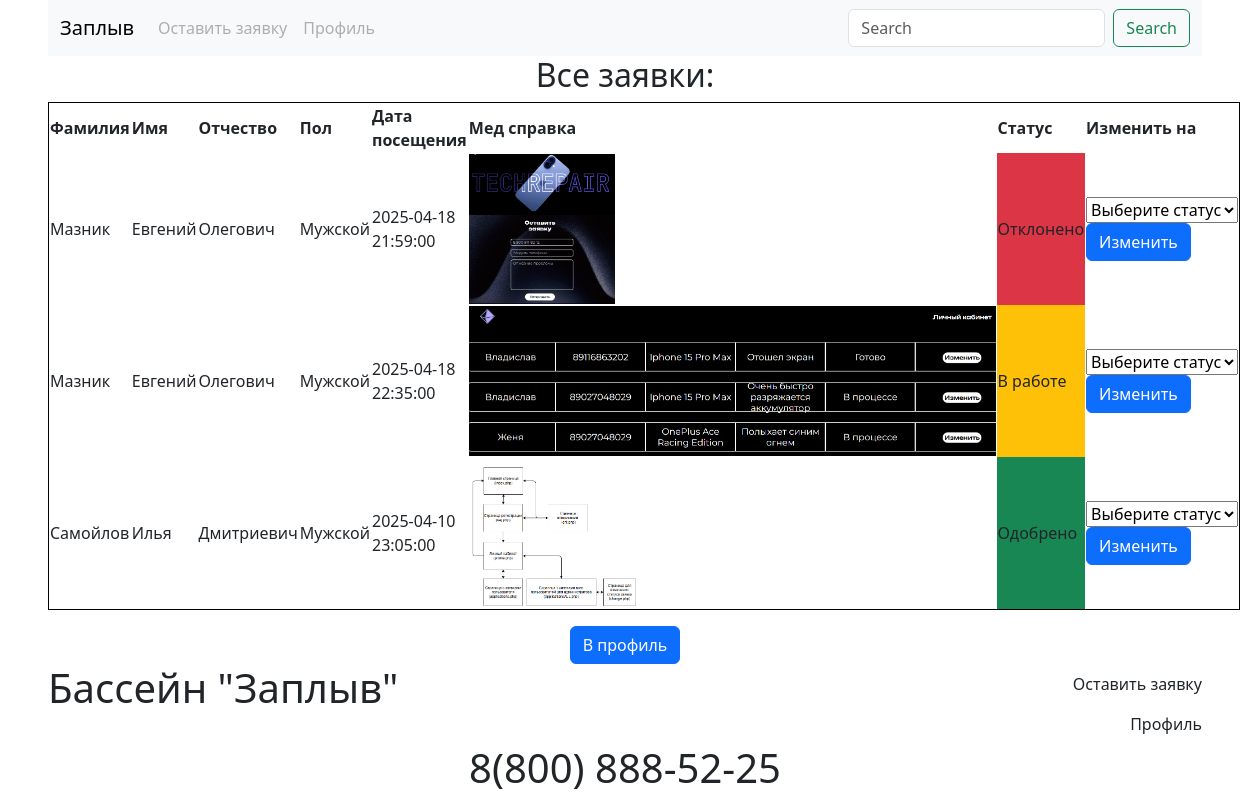
/all_applications.php, run on the app's committed database.
### tables this page shows
CREATE TABLE `applications` (
  `id` int NOT NULL,
  `user_id` int NOT NULL,
  `gender` enum('Мужской','Женский') NOT NULL,
  `date` datetime NOT NULL,
  `med_img` varchar(255) NOT NULL,
  `status_id` int NOT NULL
);

CREATE TABLE `users` (
  `id` int NOT NULL,
  `surname` varchar(100) NOT NULL,
  `name` varchar(100) NOT NULL,
  `patronymic` varchar(100) NOT NULL,
  `bdate` date NOT NULL,
  `phone` varchar(100) NOT NULL,
  `email` varchar(100) NOT NULL,
  `password` varchar(255) NOT NULL,
  `role` enum('user','admin') NOT NULL
);

CREATE TABLE `statuses` (
  `id` int NOT NULL,
  `name` varchar(50) NOT NULL
);

### all_applications.php (the view, shortened to what this page needs)
<!DOCTYPE html>
<html lang="en">
<head>
    <link href="https://cdn.jsdelivr.net/npm/bootstrap@5.3.5/dist/css/bootstrap.min.css" rel="stylesheet">
</head>
<body class="mx-5">
<nav class="navbar navbar-expand-lg bg-body-tertiary">
  <div class="container-fluid">
    <a class="navbar-brand" href="#">Заплыв</a>
    <div class="collapse navbar-collapse" id="navbarSupportedContent">
      <ul class="navbar-nav me-auto mb-2 mb-lg-0">
        <li class="nav-item">
          <a class="nav-link disabled" aria-disabled="true">Оставить заявку</a>
        </li>
        <li class="nav-item">
          <a class="nav-link disabled" aria-disabled="true">Профиль</a>
        </li>
      </ul>
      <form class="d-flex" role="search">
        <input class="form-control me-2" type="search" placeholder="Search" aria-label="Search">
        <button class="btn btn-outline-success" type="submit">Search</button>
      </form>
    </div>
  </div>
</nav>
<div class="d-flex flex-column align-items-center justify-content-center" style="min-height:75vh">
    <div class="w-100 text-center h2">Все заявки:</div>
    <div class="d-flex flex-column  w-100">
        <div>
            <?php
                include('conn.php');
                $sql="SELECT `users`.`surname`, `users`.`name`, `users`.`patronymic`,
                `statuses`.`name` AS `sname`,
                `applications`.`date`, `applications`.`gender`, `applications`.`med_img`, `applications`.`id` FROM `applications`
                INNER JOIN `users` ON `users`.`id` = `applications`.`user_id`
                INNER JOIN `statuses` ON `statuses`.`id` = `applications`.`status_id`";
                $result=$mysqli->query($sql);
                Echo <<< HERE
                    <table style="border:1px solid black" class="w-100">
                    <tr>
                        <th>Фамилия</th>
                        <th>Имя</th>
                        <th>Отчество</th>
                        <th>Пол</th>
                        <th>Дата посещения</th>
                        <th>Мед справка</th>
                        <th>Статус</th>
                        <th>Изменить на</th>
                    </tr>
                HERE;
                while($row=$result->fetch_assoc()){
                    Echo <<< HERE
                    <tr>
                        <td>{$row['surname']}</td>
                        <td>{$row['name']}</td>
                        <td>{$row['patronymic']}</td>
                        <td>{$row['gender']}</td>
                        <td>{$row['date']}</td>
                        <td><img src='assets/{$row['med_img']}' height="150px"></td>
                HERE;
                    if ($row['sname'] == "В работе"){
                        ECHO <<< HERE
                            <td class="bg-warning">
                                {$row['sname']}
                            </td>
                        HERE;
                    }
                    else if ($row['sname'] == "Одобрено"){
                        ECHO <<< HERE
                            <td class="bg-success">
                                {$row['sname']}
                            </td>
                        HERE;
                    }
                    else if ($row['sname'] == "Отклонено"){
                        ECHO <<< HERE
                            <td class="bg-danger">
                                {$row['sname']}
                            </td>
                        HERE;
                    }
                    else{
                        ECHO <<< HERE
                            <td>
                                {$row['sname']}
                            </td>
                        HERE;
                    }
                    echo <<< HERE
                        <td >
                            <form action="serverUP.php?id={$row['id']}" method="post">
                            <select name="status_id" id="">
                                <option selected disabled>Выберите статус</option>
                                <option value="1">Новое</option>
                                <option value="2">В работе</option>
                                <option value="3">Одобрено</option>
                                <option value="4">Отказано</option>
                            </select>
                            <button type="submit" class="btn btn-primary">Изменить</button>
                            </form>
                        </td>
                        </tr>
                    HERE;
            }
                Echo <<< HERE
                    </table>
                HERE;
            ?>
        </div>
    </div>
    <button class="btn btn-primary mt-3" onclick="document.location='profile.php'">В профиль</button>
</div>
    <footer>
    <div class="d-flex">
        <div class="w-50 text-start h1">
            Бассейн "Заплыв"
        </div>
        <div class="w-50 text-end">
            <div class="">
            <ul class="navbar-nav me-auto mb-2 mb-lg-0">
                <li class="nav-item">
                <a class="nav-link disabled" aria-disabled="true">Оставить заявку</a>
                </li>
                <li class="nav-item">
                <a class="nav-link disabled" aria-disabled="true">Профиль</a>
                </li>
            </ul>
            </div>
        </div>
    </div>
    <div class="display-6 text-center">8(800) 888-52-25</div>
    </footer>
</body>
</html>

### data on the page
applications: user.surname "Мазник", user.name "Евгений", user.patronymic "Олегович", gender "Мужской", date "2025-04-18 21:59:00", med_img (picture), status.name "Отклонено"
applications: user.surname "Мазник", user.name "Евгений", user.patronymic "Олегович", gender "Мужской", date "2025-04-18 22:35:00", med_img (picture), status.name "В работе"
applications: user.surname "Самойлов", user.name "Илья", user.patronymic "Дмитриевич", gender "Мужской", date "2025-04-10 23:05:00", med_img (picture), status.name "Одобрено"
